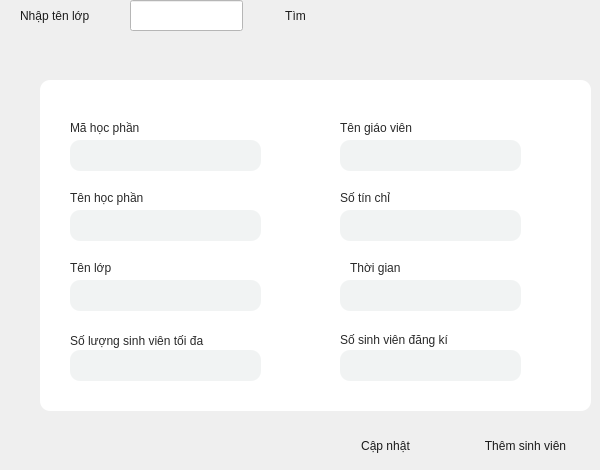
        <widget class="QWidget" name="page_11">
         <widget class="QPushButton" name="findCourse">
          <property name="geometry">
           <rect>
            <x>260</x>
            <y>0</y>
            <width>71</width>
            <height>31</height>
           </rect>
          </property>
          <property name="styleSheet">
           <string notr="true">QPushButton{
	border:none;
	color: rgb(27, 27, 27);
	font: 700 14pt &quot;Arial&quot;;
	border-radius:10px;
}
QPushButton:Hover
{
	border:none;
	color:rgb(255, 255, 255);
	background-color: rgb(0, 89, 255);
	border-radius:5px;
	font: 700 14pt &quot;Arial&quot;;
	border-radius:10px;
}</string>
          </property>
          <property name="text">
           <string>Tìm</string>
          </property>
         </widget>
         <widget class="QLabel" name="label_25">
          <property name="geometry">
           <rect>
            <x>20</x>
            <y>0</y>
            <width>101</width>
            <height>31</height>
           </rect>
          </property>
          <property name="styleSheet">
           <string notr="true">font: 700 14pt &quot;Arial&quot;;
color: rgb(27, 27, 27);</string>
          </property>
          <property name="text">
           <string>Nhập tên lớp</string>
          </property>
         </widget>
         <widget class="QLineEdit" name="className_3">
          <property name="geometry">
           <rect>
            <x>130</x>
            <y>0</y>
            <width>113</width>
            <height>31</height>
           </rect>
          </property>
          <property name="styleSheet">
           <string notr="true">color: rgb(27, 27, 27);
background-color: rgb(255, 255, 255);</string>
          </property>
         </widget>
         <widget class="QWidget" name="widget_11" native="true">
          <property name="geometry">
           <rect>
            <x>40</x>
            <y>80</y>
            <width>551</width>
            <height>331</height>
           </rect>
          </property>
          <property name="styleSheet">
           <string notr="true">background-color: rgb(255, 255, 255);
border-radius:10px;</string>
          </property>
          <widget class="QLabel" name="label_26">
           <property name="geometry">
            <rect>
             <x>30</x>
             <y>40</y>
             <width>91</width>
             <height>16</height>
            </rect>
           </property>
           <property name="styleSheet">
            <string notr="true">color: rgb(41, 41, 41);
font: 14pt &quot;Arial&quot;;</string>
           </property>
           <property name="text">
            <string>Mã học phần</string>
           </property>
          </widget>
          <widget class="QLabel" name="label_27">
           <property name="geometry">
            <rect>
             <x>300</x>
             <y>40</y>
             <width>101</width>
             <height>16</height>
            </rect>
           </property>
           <property name="styleSheet">
            <string notr="true">color: rgb(41, 41, 41);
font: 14pt &quot;Arial&quot;;</string>
           </property>
           <property name="text">
            <string>Tên giáo viên</string>
           </property>
          </widget>
          <widget class="QLabel" name="label_28">
           <property name="geometry">
            <rect>
             <x>30</x>
             <y>110</y>
             <width>91</width>
             <height>16</height>
            </rect>
           </property>
           <property name="styleSheet">
            <string notr="true">color: rgb(41, 41, 41);
font: 14pt &quot;Arial&quot;;</string>
           </property>
           <property name="text">
            <string>Tên học phần</string>
           </property>
          </widget>
          <widget class="QLabel" name="label_29">
           <property name="geometry">
            <rect>
             <x>300</x>
             <y>110</y>
             <width>71</width>
             <height>16</height>
            </rect>
           </property>
           <property name="styleSheet">
            <string notr="true">color: rgb(41, 41, 41);
font: 14pt &quot;Arial&quot;;</string>
           </property>
           <property name="text">
            <string>Số tín chỉ</string>
           </property>
          </widget>
          <widget class="QLabel" name="label_30">
           <property name="geometry">
            <rect>
             <x>30</x>
             <y>180</y>
             <width>58</width>
             <height>16</height>
            </rect>
           </property>
           <property name="styleSheet">
            <string notr="true">color: rgb(41, 41, 41);
font: 14pt &quot;Arial&quot;;</string>
           </property>
           <property name="text">
            <string>Tên lớp</string>
           </property>
          </widget>
          <widget class="QLabel" name="label_31">
           <property name="geometry">
            <rect>
             <x>310</x>
             <y>180</y>
             <width>58</width>
             <height>16</height>
            </rect>
           </property>
           <property name="styleSheet">
            <string notr="true">color: rgb(41, 41, 41);
font: 14pt &quot;Arial&quot;;</string>
           </property>
           <property name="text">
            <string>Thời gian</string>
           </property>
          </widget>
          <widget class="QLineEdit" name="idCourse">
           <property name="geometry">
            <rect>
             <x>30</x>
             <y>60</y>
             <width>191</width>
             <height>31</height>
            </rect>
           </property>
           <property name="styleSheet">
            <string notr="true">color: rgb(55, 55, 55);
background-color: rgb(241, 243, 243);
</string>
           </property>
          </widget>
          <widget class="QLineEdit" name="courseName">
           <property name="geometry">
            <rect>
             <x>30</x>
             <y>130</y>
             <width>191</width>
             <height>31</height>
            </rect>
           </property>
           <property name="styleSheet">
            <string notr="true">color: rgb(55, 55, 55);
background-color: rgb(241, 243, 243);
</string>
           </property>
          </widget>
          <widget class="QLineEdit" name="className_4">
           <property name="geometry">
            <rect>
             <x>30</x>
             <y>200</y>
             <width>191</width>
             <height>31</height>
            </rect>
           </property>
           <property name="styleSheet">
            <string notr="true">color: rgb(55, 55, 55);
background-color: rgb(241, 243, 243);
</string>
           </property>
          </widget>
          <widget class="QLineEdit" name="time">
           <property name="geometry">
            <rect>
             <x>300</x>
             <y>200</y>
             <width>181</width>
             <height>31</height>
            </rect>
           </property>
           <property name="styleSheet">
            <string notr="true">color: rgb(55, 55, 55);
background-color: rgb(241, 243, 243);
</string>
           </property>
          </widget>
          <widget class="QLineEdit" name="credits">
           <property name="geometry">
            <rect>
             <x>300</x>
             <y>130</y>
             <width>181</width>
             <height>31</height>
            </rect>
           </property>
           <property name="styleSheet">
            <string notr="true">color: rgb(55, 55, 55);
background-color: rgb(241, 243, 243);
</string>
           </property>
          </widget>
          <widget class="QLineEdit" name="teacherName">
           <property name="geometry">
            <rect>
             <x>300</x>
             <y>60</y>
             <width>181</width>
             <height>31</height>
            </rect>
           </property>
           <property name="styleSheet">
            <string notr="true">color: rgb(55, 55, 55);
background-color: rgb(241, 243, 243);
</string>
           </property>
          </widget>
          <widget class="QLabel" name="label_32">
           <property name="geometry">
            <rect>
             <x>30</x>
             <y>250</y>
             <width>171</width>
             <height>21</height>
            </rect>
           </property>
           <property name="styleSheet">
            <string notr="true">color: rgb(41, 41, 41);
font: 14pt &quot;Arial&quot;;</string>
           </property>
           <property name="text">
            <string>Số lượng sinh viên tối đa</string>
           </property>
          </widget>
          <widget class="QLabel" name="label_33">
           <property name="geometry">
            <rect>
             <x>300</x>
             <y>250</y>
             <width>161</width>
             <height>20</height>
            </rect>
           </property>
           <property name="styleSheet">
            <string notr="true">color: rgb(41, 41, 41);
font: 14pt &quot;Arial&quot;;</string>
           </property>
           <property name="text">
            <string>Số sinh viên đăng kí</string>
           </property>
          </widget>
          <widget class="QLineEdit" name="maxStudents">
           <property name="geometry">
            <rect>
             <x>30</x>
             <y>270</y>
             <width>191</width>
             <height>31</height>
            </rect>
           </property>
           <property name="styleSheet">
            <string notr="true">color: rgb(55, 55, 55);
background-color: rgb(241, 243, 243);
</string>
           </property>
          </widget>
          <widget class="QLineEdit" name="enrolledStudent">
           <property name="geometry">
            <rect>
             <x>300</x>
             <y>270</y>
             <width>181</width>
             <height>31</height>
            </rect>
           </property>
           <property name="styleSheet">
            <string notr="true">color: rgb(55, 55, 55);
background-color: rgb(241, 243, 243);
</string>
           </property>
          </widget>
         </widget>
         <widget class="QPushButton" name="updateCourseInfo">
          <property name="geometry">
           <rect>
            <x>340</x>
            <y>430</y>
            <width>91</width>
            <height>31</height>
           </rect>
          </property>
          <property name="styleSheet">
           <string notr="true">QPushButton{
	border:none;
	color: rgb(27, 27, 27);
	font: 700 14pt &quot;Arial&quot;;
	border-radius:10px;
}
QPushButton:Hover
{
	border:none;
	color:rgb(255, 255, 255);
	background-color: rgb(0, 89, 255);
	border-radius:5px;
	font: 700 14pt &quot;Arial&quot;;
	border-radius:10px;
}</string>
          </property>
          <property name="text">
           <string>Cập nhật</string>
          </property>
         </widget>
         <widget class="QPushButton" name="addStudent">
          <property name="geometry">
           <rect>
            <x>470</x>
            <y>430</y>
            <width>111</width>
            <height>31</height>
           </rect>
          </property>
          <property name="styleSheet">
           <string notr="true">QPushButton{
	border:none;
	color: rgb(27, 27, 27);
	font: 700 14pt &quot;Arial&quot;;
	border-radius:10px;
}
QPushButton:Hover
{
	border:none;
	color:rgb(255, 255, 255);
	background-color: rgb(0, 89, 255);
	border-radius:5px;
	font: 700 14pt &quot;Arial&quot;;
	border-radius:10px;
}</string>
          </property>
          <property name="text">
           <string>Thêm sinh viên</string>
          </property>
         </widget>
        </widget>
